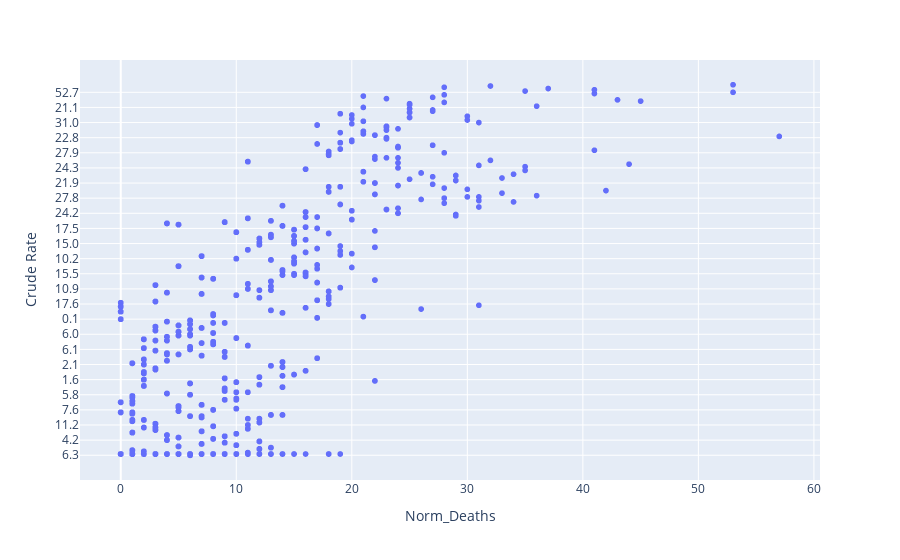

Notebook source saved alongside this figure:
### Markdown cell above
### Plotting Normalized Mortality against Crude Rate

### Code cell
fig = px.scatter(df_superdataset, x="Norm_Deaths", y="Crude Rate")
fig.show()

### Figure 1 — Plotly figure (JSON) as saved in the notebook; plotly's stock layout.template omitted (floating-point values rounded to 4 significant figures; data arrays with more than 128 entries replaced by an {"elided": "..."} marker saying what was removed)
{"data": [{"hovertemplate": "Norm_Deaths=%{x}<br>Crude Rate=%{y}<extra></extra>", "legendgroup": "", "marker": {"color": "#636efa", "symbol": "circle"}, "mode": "markers", "name": "", "showlegend": false, "type": "scattergl", "x": {"elided": "5538 int values"}, "xaxis": "x", "y": {"elided": "5538 str values"}, "yaxis": "y"}], "layout": {"legend": {"tracegroupgap": 0}, "margin": {"t": 60}, "xaxis": {"anchor": "y", "domain": [0, 1], "title": {"text": "Norm_Deaths"}}, "yaxis": {"anchor": "x", "domain": [0, 1], "title": {"text": "Crude Rate"}}}}
